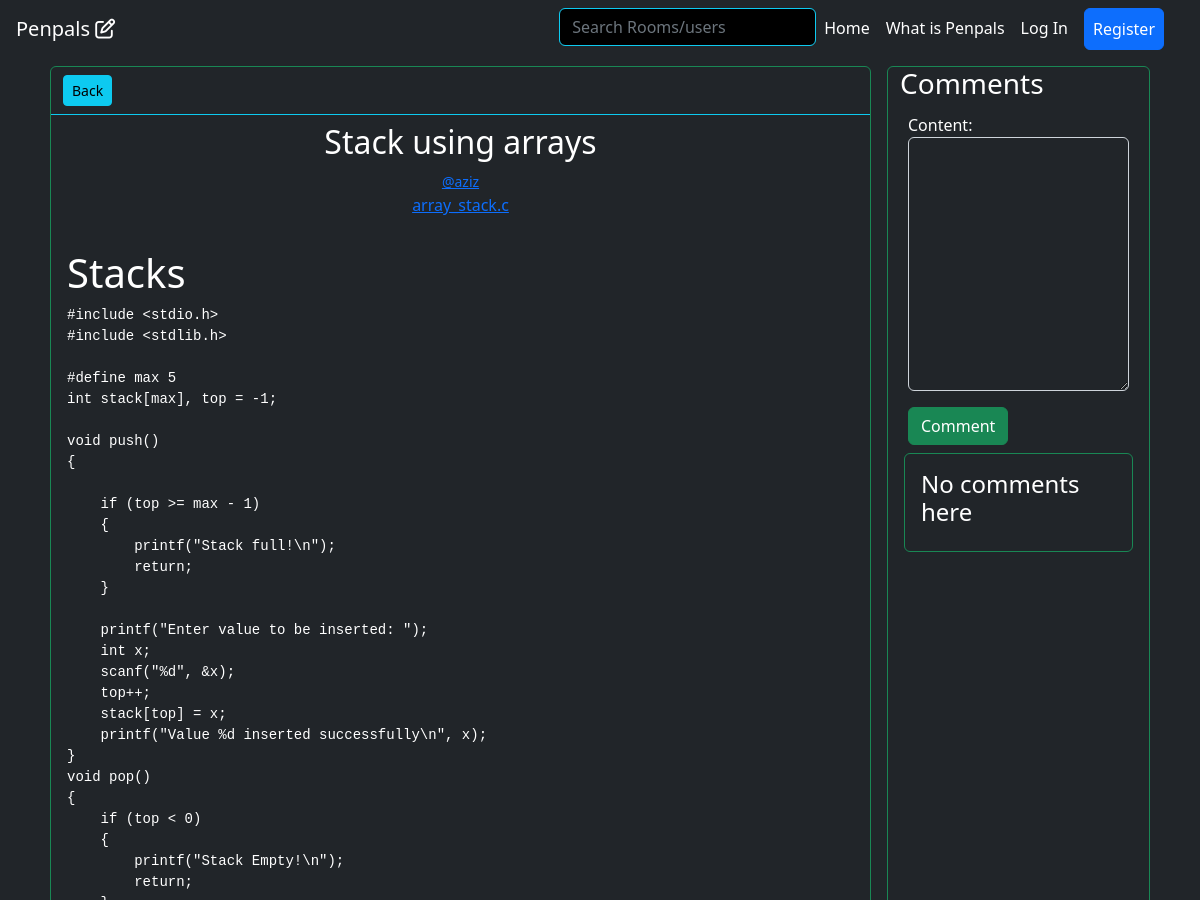
Before: /post/5 (upper part) with the older database file.
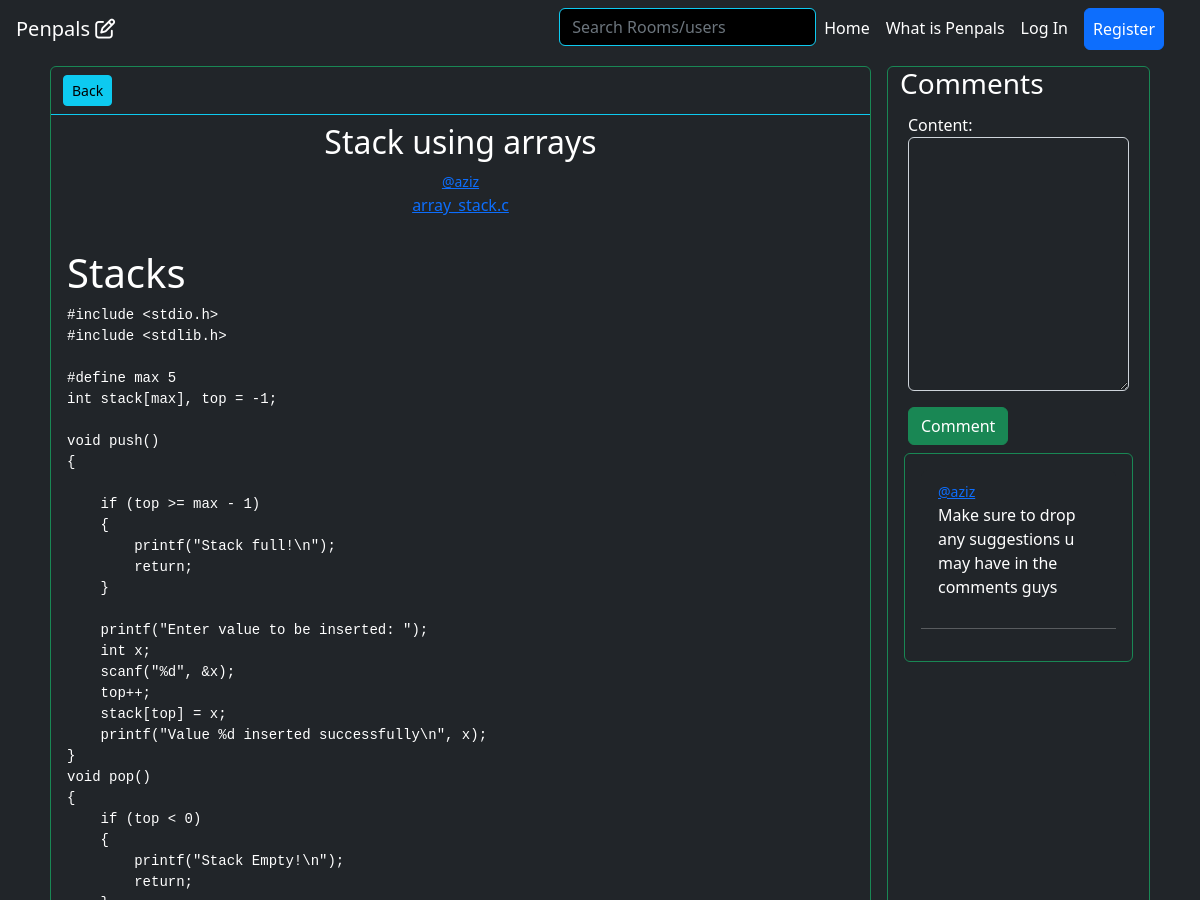
After: the same page with the newer database file.
### base/models.py (models this page shows, shortened)
class PostFile(models.Model):
    file = models.FileField(upload_to='media/post_files/',null=True,blank=True,)
    post = models.ForeignKey(Post, on_delete=models.CASCADE, related_name='post_files')
    class Meta:
        unique_together = ('file', 'post')
    def __str__(self):
        return self.file.name

class Comment(models.Model):
    creator = models.ForeignKey(Account,on_delete=models.CASCADE ,related_name='user_comments')
    content = models.TextField()
    post = models.ForeignKey(Post, on_delete=models.CASCADE, related_name='post_comments')
    created_at = models.DateTimeField(auto_now_add=True)
    pinned = models.BooleanField(default=False)
    likes = models.ManyToManyField(Account,related_name='liked_comments')
    dislikes = models.ManyToManyField(Account,related_name='disliked_comments')
    class Meta:
        ordering = ['pinned','-created_at']

### accounts/models.py (models this page shows, shortened)
class Account(AbstractBaseUser,PermissionsMixin):
    id = models.UUIDField(primary_key = True,default=uuid.uuid4,editable=False)
    Genders=[
        ("Male","Male"),
        ("Female","Female")
    ]
    email = models.EmailField(verbose_name="email", max_length=60, unique=True)
    username = models.CharField(max_length=30, unique=True)
    gender = models.CharField(max_length=7,choices=Genders,default = "Male")
    phone_num = PhoneNumberField(blank=True)
    current_residence = CountryField(null =True , blank = True)
    nationality = CountryField(null =True , blank = True)
    date_joined = models.DateTimeField(verbose_name="date joined", auto_now_add=True)
    last_login = models.DateTimeField(verbose_name="last login", auto_now=True)
    is_active = models.BooleanField(default=True)
    is_admin = models.BooleanField(default=False)
    is_staff = models.BooleanField(default=False)
    is_superuser = models.BooleanField(default=False)
    profile_image = models.URLField(default="https://www.freeiconspng.com/thumbs/account-icon/account-icon-33.png")
    USERNAME_FIELD = "email"
    REQUIRED_FIELDS = [
        'username',
    ]
    objects = MyAccountManager()
    class Meta:
        unique_together = ('username','email')
    def __str__(self):
        return f"<a href='/accounts/{self.id}'>@{self.username}</a>"

### base/views.py (the view)
# urls.py: path('post/<int:postid>',view_post,name='view_post'),
def view_post(request,postid):
    post = get_object_or_404(Post, pk=postid)
    comments = post.post_comments.all()
    comment_form = CommentCreationForm()
    return render(request, 'base/view_post.html', {'post': post , 'comments': comments,'comment_form': comment_form})

### base/forms.py
class CommentCreationForm(forms.ModelForm):
    class Meta:
        model = Comment
        fields = ('content',)
        widgets = {
            'content': forms.Textarea(attrs={'class':'form-control bg-dark text-white'}),
        }

### base/templates/base/view_post.html (shortened to what this page needs)
{% extends "layout.html" %}
{% block body %}
<div class="container" style="display: grid; grid-template-columns: 3fr 1fr;">
    <div class="border rounded border-success m-2">
        <div class="container mt-2 mb-2 border-bottom border-info pb-2">
            <a href="{% url 'view_room' post.room.id %}" class="btn btn-info btn-sm">Back</a>
        </div>
        <div class="border-bottom border-info">
            <div class="text-center">
                <h2>{{post.title}}</h2>
                <small>{{post.creator| safe}}</small>
                <div>
                    {% for file in post.post_files.all %}
                    <a href="{% url 'get_post_file' file.id %}">{{ file }}</a>
                    {% empty %}
                    <small>No files</small>
                    {% endfor %}
                </div>
            </div>
            <div class="p-3">
                <p class="text-center">{{post.content_rendered | safe}}</p>
            </div>
        </div>
    </div>
    <div class="border rounded border-success m-2">
        <div class="container">
            <h3>Comments</h3>
            {% include "base/create_comment.html" %}
        </div>
        <div class="container">
            <div class="border rounded border-success list-group p-3 m-1">
                {% include 'base/comments.html' %}
            </div>
        </div>
    </div>
</div>
{% endblock %}

### base/templates/base/comments.html (shortened to what this page needs)
{% for comment in comments %}
<div class="list-group-item list-group-item-action flex-column align-items-start bg-dark text-white border-dark">
    <small>{{comment.creator| safe}}</small>
    <p class="mb-1">{{comment.content | truncatechars:100}}</p>
</div>
<hr>
{% empty %}
<h4>No comments here</h4>
{% endfor %}

Changed rows visible on the page:
added Comment: creator "@aziz", content "Make sure to drop any suggestions u may have in the comments guys"
Other visible differences:
text no longer shown: "No comments here"
